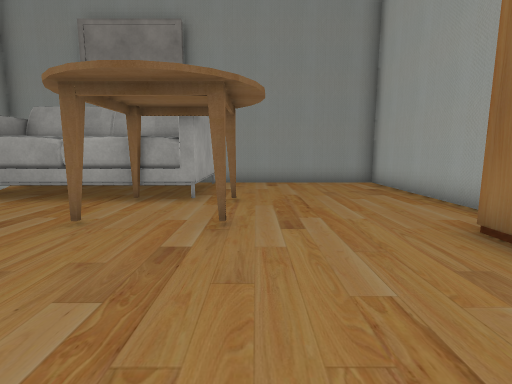
view 1 (above)

16 first-person views from a walk through a scene from a Unity 3-D project. The camera is 1.2 m above the floor, tilts 8° down and sees 85° across. The floor is counted in squares, 1 m on a side. Each view is taken from the middle of a square. On the plan, view 1 faces up. The plan holds only what a view shows up to about 13 squares ahead; the rest is blank. The place goes on beyond the plan. The player character is not drawn. Some surface patterns are stand-ins.

view 2
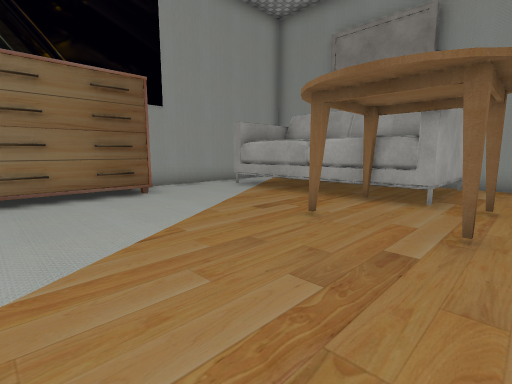

view 3
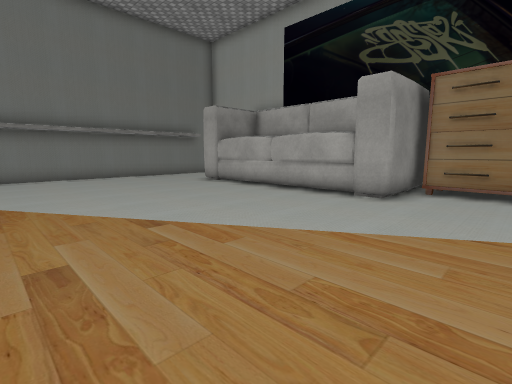

view 4
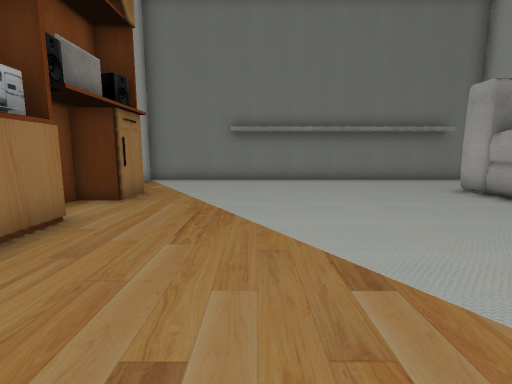

view 5
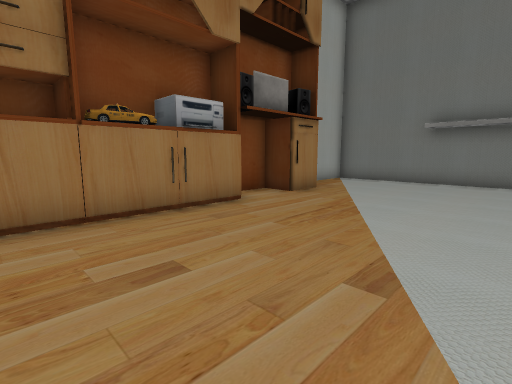

view 6
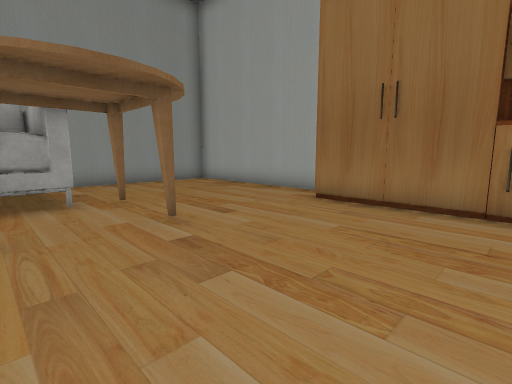

view 7
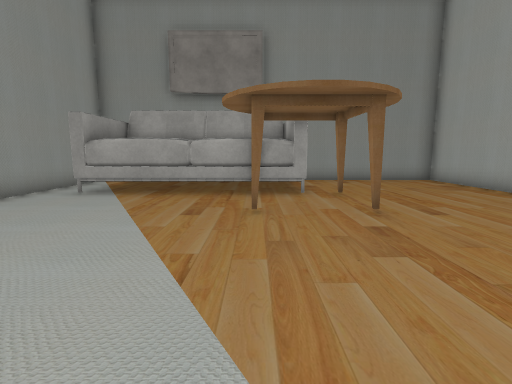

view 8
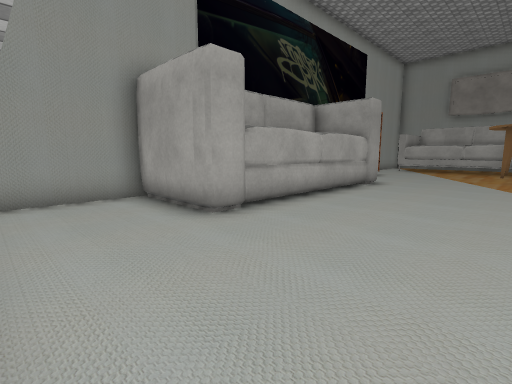

view 9
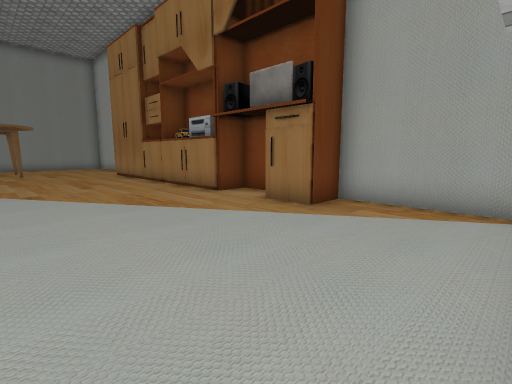

view 10
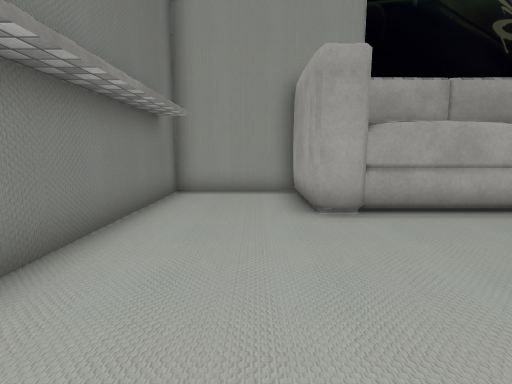

view 11
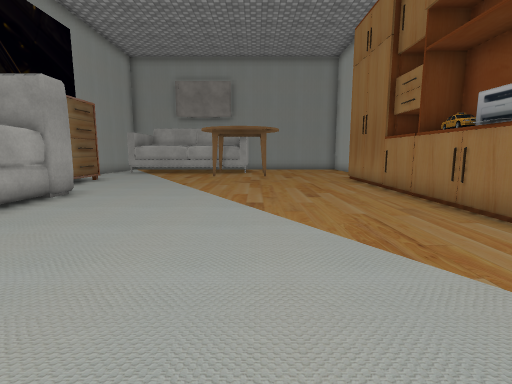

view 12
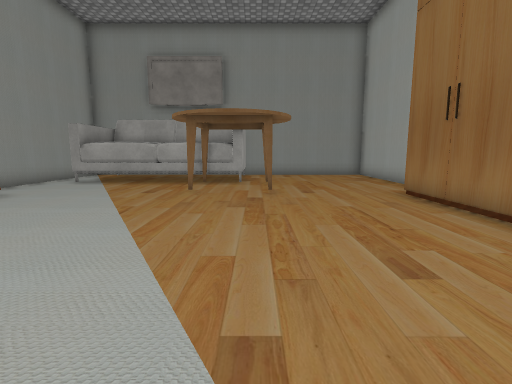

view 13
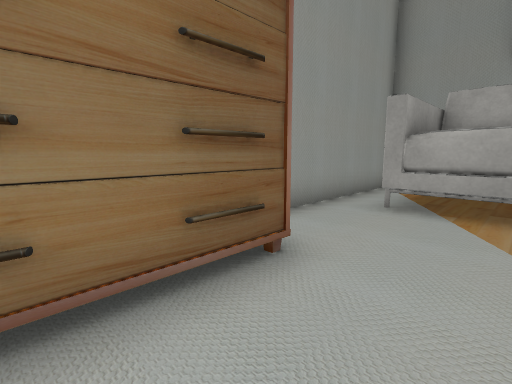

view 14
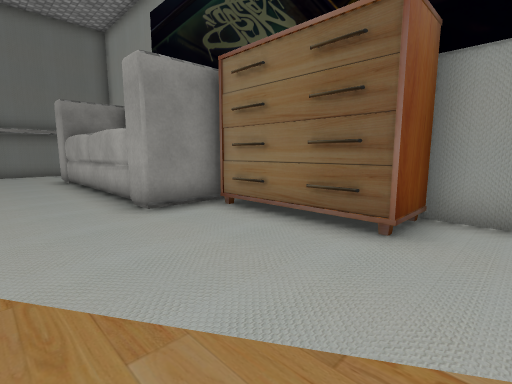

view 15
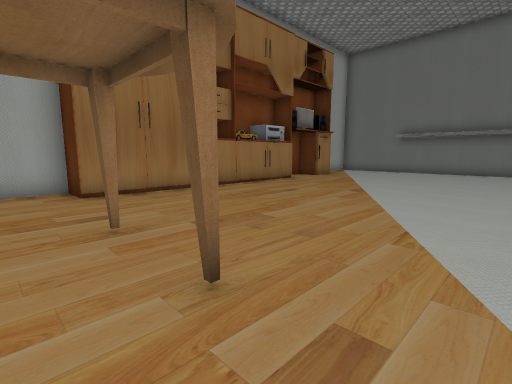

view 16
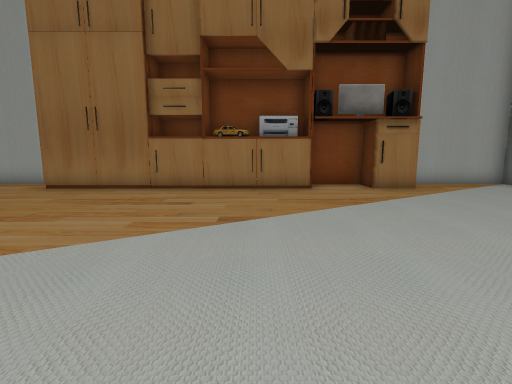

### Floor plan
Points are (right, up) in squares from view 1. A wall is a line through its corners. A room is listed if a view was taken in it or the views show most of it. See-through windows are left out.
Room 1 (views 1, 2, 3, 4, 5, 6, 7, 8, 9, 10, 11, 12, 13, 14, 15, 16)
walls: (-6.9, -0.5) (-6.5, -0.6) (-6.5, -8.9) (-6.9, -8.9); (3.3, -3.3) (3.4, -2.8); (3.4, -3.3) (3.3, -2.8); (-9.3, -0.5) (-6.8, -0.6); (-8.1, 3.7) (-8.1, -0.4); (-6.8, -8.9) (-9.3, -9); (-2.4, 7.1) (-8.4, 7.1); (-9.2, -8.9) (-9.7, -8.8) (-9.7, -12.5) (4.7, -12.5) (4.7, -8.4) (3.3, -8.4) (3.3, -7) (4.5, -7) (4.5, -4.9) (3.3, -4.9) (3.3, 4.1) (4.7, 4.1) (4.7, 11.3) (-2, 11.3); (-1.5, 10.6) (-1.5, 7.4)
ways out: opening at (-8, 5.5)
objects: table (-3, 5); table (-2, 7) to (-1, 7); table (-1, 5)

Positions as (right, up) in squares from view 1, and headings:
1: (0, 0), facing up
2: (0, 0), facing up-left
3: (1, 2), facing down-left
4: (0, 0), facing down
5: (-2, 0), facing down-right
6: (-3, 0), facing up-right
7: (-3, -1), facing up
8: (-2, -12), facing up-left
9: (-2, -12), facing up-right
10: (-1, -10), facing left
11: (-1, -9), facing up
12: (-1, -4), facing up
13: (-6, 1), facing up-left
14: (-4, 5), facing down-left
15: (-5, 6), facing down-right
16: (-6, -3), facing right
